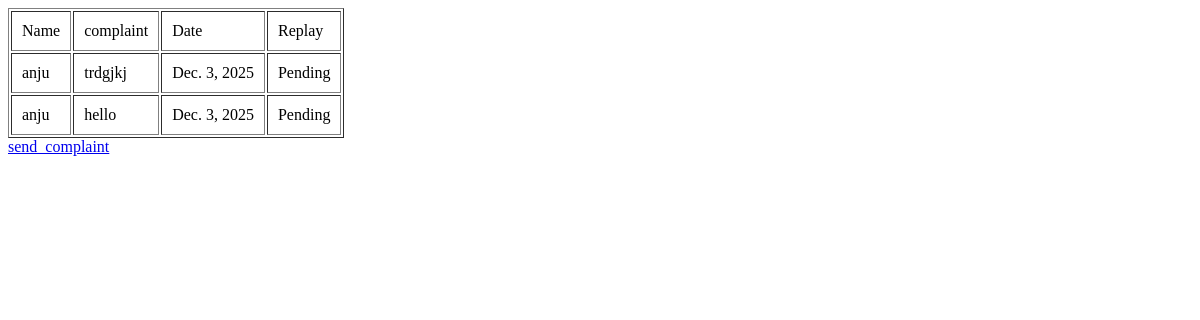
Before: /user_complaints (signed in) with the older database file.
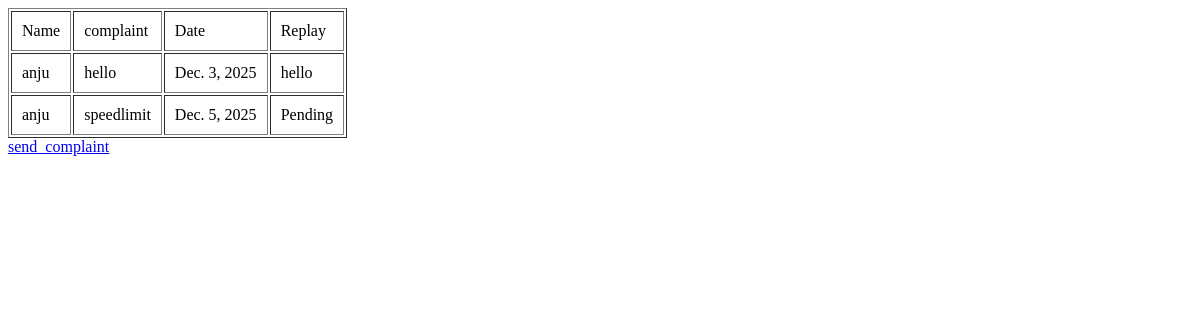
After: the same page with the newer database file.
### sign_language_app/models.py (models this page shows)
class ComplaintTable(models.Model):
    complaint=models.CharField(max_length=200,null=True,blank=True)
    createdAt=models.DateField(auto_now_add=True,null=True,blank=True)
    reply=models.CharField(max_length=100,null=True,blank=True)
    userid=models.ForeignKey(UserTable,on_delete=models.CASCADE,null=True,blank=True)

class UserTable(models.Model):
    name=models.CharField(max_length=100,null=True,blank=True)
    email=models.CharField(max_length=100,null=True,blank=True)
    contactno=models.BigIntegerField(null=True,blank=True)
    gender=models.CharField(max_length=100,null=True,blank=True)
    loginid=models.ForeignKey(LoginTable,on_delete=models.CASCADE,null=True,blank=True)

### sign_language_app/views.py (the view)
# urls.py: path('user_complaints',Send_Complaints.as_view(),name='user_complaints'),
class Send_Complaints(View):
    def get(self,request):
        c=ComplaintTable.objects.filter(userid__loginid_id=request.session['user_id'])
        return render(request,'User/send_complaint.html',{'user':c})

### templates/User/send_complaint.html
<html>
    <body>
<form>
    <table border="1"cellpadding="10" cellspace="0">
        <tr>
            <td>Name</td>
            <td>complaint</td>
            <td>Date</td>
            <td>Replay</td>
        </tr>
        {% for u in user %}
        <tr>
            <td>{{u.userid.name}}</td>
            <td>{{u.complaint}}</td>
            <td>{{u.createdAt}}</td>
            <td>{{u.reply}}</td>
        </tr>
        {% endfor %}
    </table>
    <a href="send_comp">send_complaint</a>
</form>
    </body>
</html>

Changed rows visible on the page:
removed ComplaintTable: userid.name "anju", complaint "trdgjkj", createdAt "Dec. 3, 2025", reply "Pending"
changed ComplaintTable "hello": reply "Pending" → "hello"
added ComplaintTable: userid.name "anju", complaint "speedlimit", createdAt "Dec. 5, 2025", reply "Pending"
